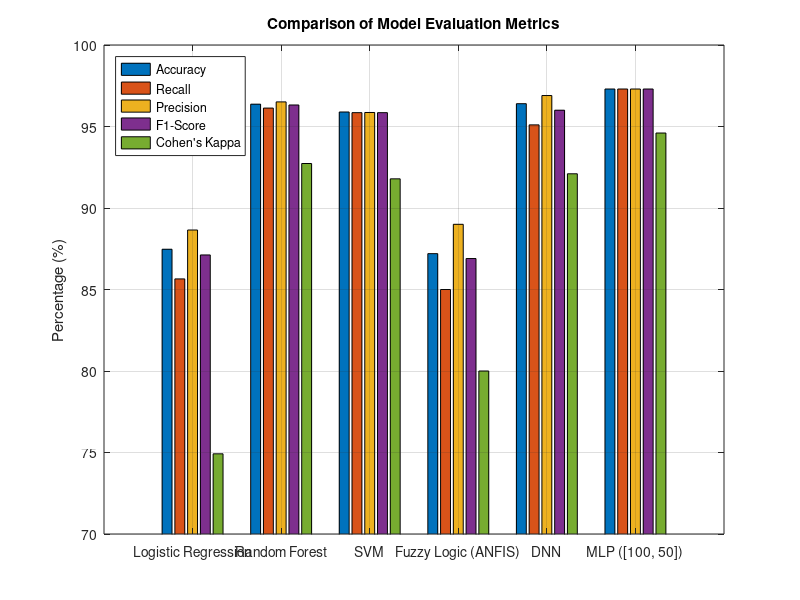

Write MATLAB code to recreate this figure.
% MATLAB Code: Bar Plot for Model Performance Comparison

% Define models
models = {'Logistic Regression', 'Random Forest', 'SVM', 'Fuzzy Logic (ANFIS)', 'DNN', 'MLP ([100, 50])'};

% Define performance metrics for each model
accuracy = [87.47, 96.37, 95.89, 87.2, 96.4, 97.3];
recall = [85.65, 96.13, 95.85, 85.0, 95.1, 97.3];
precision = [88.65, 96.51, 95.86, 89.0, 96.9, 97.3];
f1_score = [87.12, 96.32, 95.85, 86.9, 96.0, 97.3];
kappa = [74.92, 92.73, 91.79, 80.0, 92.1, 94.6];

% Combine data for grouped bar plot
performance_data = [accuracy; recall; precision; f1_score; kappa]';

% Create grouped bar plot
figure;
bar(performance_data, 'grouped');
set(gca, 'XTickLabel', models, 'XTickLabelRotation', 45);
ylabel('Percentage (%)');
title('Comparison of Model Evaluation Metrics');
legend({'Accuracy', 'Recall', 'Precision', 'F1-Score', 'Cohen''s Kappa'}, 'Location', 'northwest');
grid on;

% Adjust plot for better readability
ylim([70 100]);
xtickangle(30);
